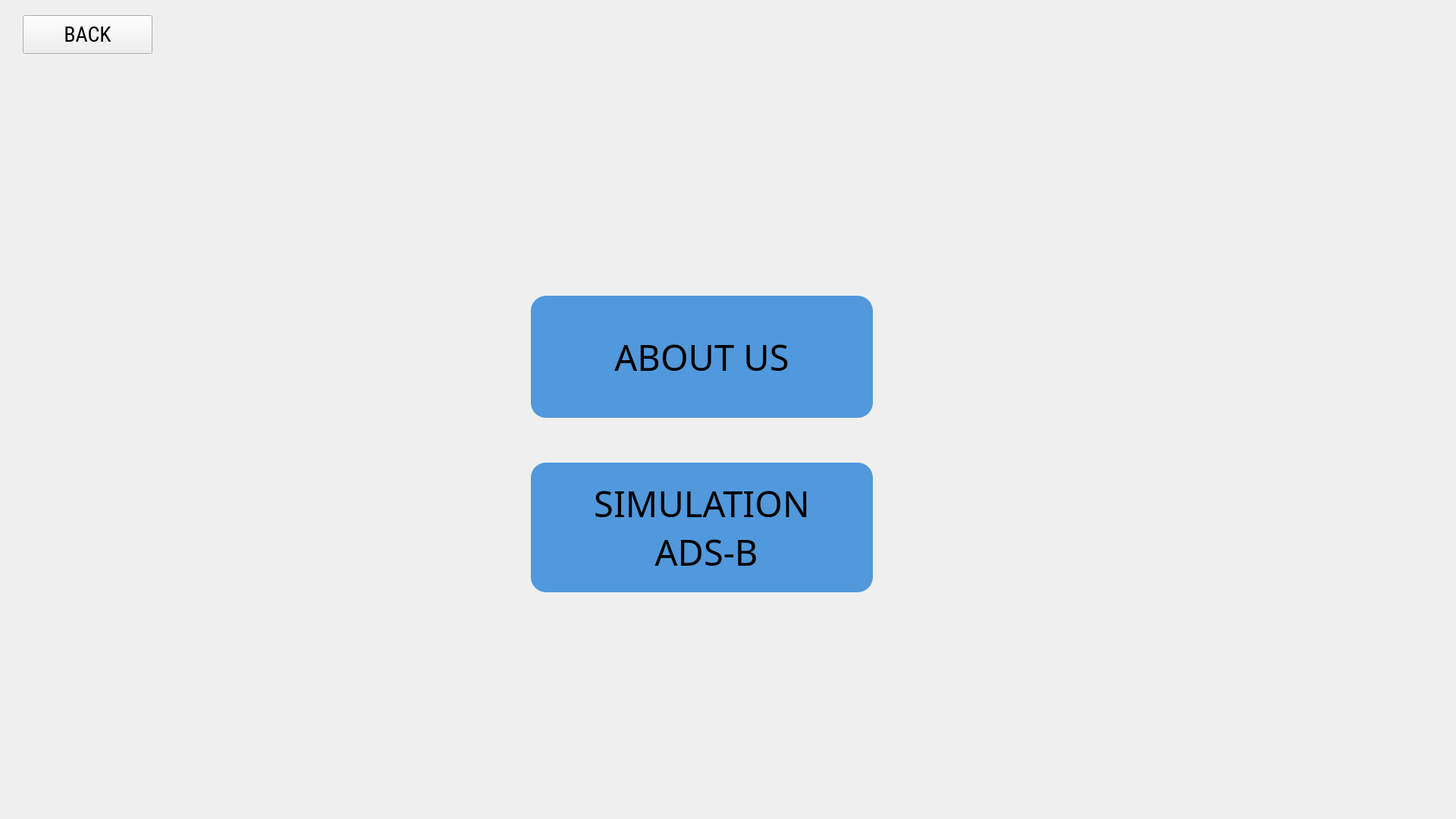
<?xml version="1.0" encoding="UTF-8"?>
<ui version="4.0">
 <class>MainWindow</class>
 <widget class="QMainWindow" name="MainWindow">
  <property name="geometry">
   <rect>
    <x>0</x>
    <y>0</y>
    <width>1920</width>
    <height>1080</height>
   </rect>
  </property>
  <property name="windowTitle">
   <string>SIDEAS - Simulasi Decoder ADS-B</string>
  </property>
  <widget class="QWidget" name="centralwidget">
   <widget class="QLabel" name="labelBackground">
    <property name="geometry">
     <rect>
      <x>0</x>
      <y>0</y>
      <width>1921</width>
      <height>1081</height>
     </rect>
    </property>
    <property name="sizePolicy">
     <sizepolicy hsizetype="Preferred" vsizetype="Preferred">
      <horstretch>0</horstretch>
      <verstretch>0</verstretch>
     </sizepolicy>
    </property>
    <property name="text">
     <string/>
    </property>
    <property name="textFormat">
     <enum>Qt::PlainText</enum>
    </property>
    <property name="pixmap">
     <pixmap>../assets/lapanXpens.png</pixmap>
    </property>
    <property name="scaledContents">
     <bool>false</bool>
    </property>
   </widget>
   <widget class="QPushButton" name="buttonSimulation">
    <property name="geometry">
     <rect>
      <x>700</x>
      <y>610</y>
      <width>451</width>
      <height>171</height>
     </rect>
    </property>
    <property name="sizePolicy">
     <sizepolicy hsizetype="Preferred" vsizetype="Preferred">
      <horstretch>0</horstretch>
      <verstretch>0</verstretch>
     </sizepolicy>
    </property>
    <property name="font">
     <font>
      <family>Radley</family>
      <pointsize>35</pointsize>
     </font>
    </property>
    <property name="cursor">
     <cursorShape>PointingHandCursor</cursorShape>
    </property>
    <property name="acceptDrops">
     <bool>true</bool>
    </property>
    <property name="layoutDirection">
     <enum>Qt::LeftToRight</enum>
    </property>
    <property name="styleSheet">
     <string notr="true">background: #5199DC;
border: no;
border-radius: 20px;
</string>
    </property>
    <property name="text">
     <string>SIMULATION
 ADS-B</string>
    </property>
   </widget>
   <widget class="QPushButton" name="buttonAbout">
    <property name="geometry">
     <rect>
      <x>700</x>
      <y>390</y>
      <width>451</width>
      <height>161</height>
     </rect>
    </property>
    <property name="sizePolicy">
     <sizepolicy hsizetype="Preferred" vsizetype="Preferred">
      <horstretch>0</horstretch>
      <verstretch>0</verstretch>
     </sizepolicy>
    </property>
    <property name="font">
     <font>
      <family>Radley</family>
      <pointsize>35</pointsize>
     </font>
    </property>
    <property name="cursor">
     <cursorShape>PointingHandCursor</cursorShape>
    </property>
    <property name="acceptDrops">
     <bool>true</bool>
    </property>
    <property name="layoutDirection">
     <enum>Qt::LeftToRight</enum>
    </property>
    <property name="styleSheet">
     <string notr="true">background: #5199DC;
border: no;
border-radius: 20px;</string>
    </property>
    <property name="text">
     <string>ABOUT US</string>
    </property>
   </widget>
   <widget class="QPushButton" name="buttonBack">
    <property name="geometry">
     <rect>
      <x>30</x>
      <y>20</y>
      <width>171</width>
      <height>51</height>
     </rect>
    </property>
    <property name="font">
     <font>
      <family>Roboto Condensed</family>
      <pointsize>21</pointsize>
     </font>
    </property>
    <property name="cursor">
     <cursorShape>PointingHandCursor</cursorShape>
    </property>
    <property name="styleSheet">
     <string notr="true">file:///C:/Users/USER/PycharmProjects/ADS-B Simple Decoder/assets/back-arrow.png;
</string>
    </property>
    <property name="text">
     <string>BACK</string>
    </property>
   </widget>
  </widget>
 </widget>
 <resources/>
 <connections/>
</ui>
